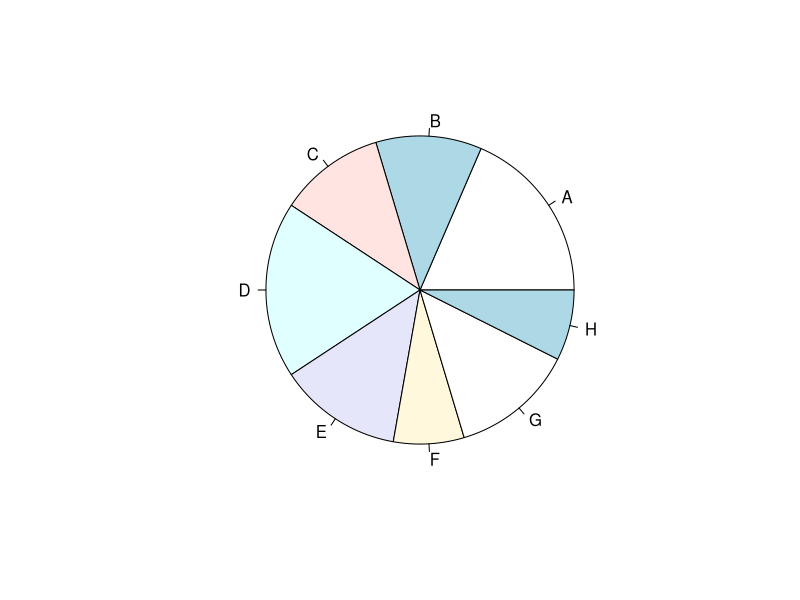
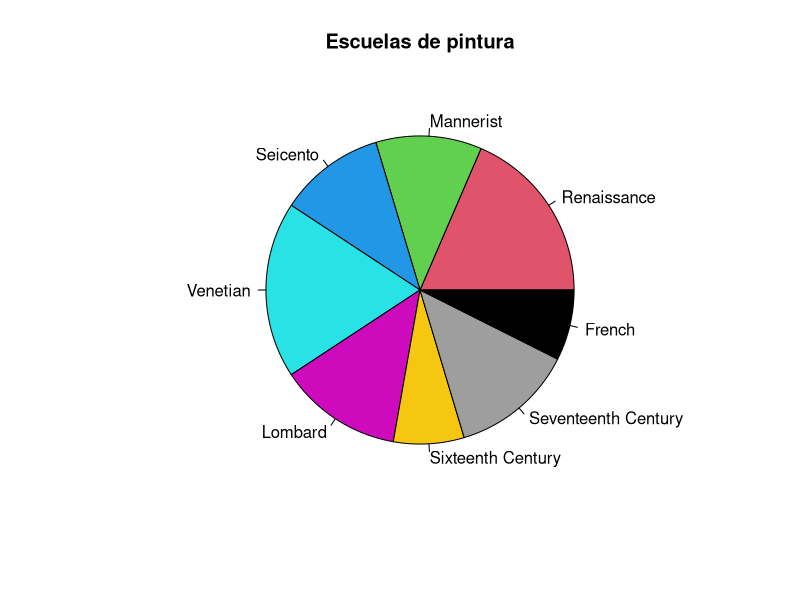

These charts were generated, in order, by the following R code:
## ---- chunk 1
library(MASS)   #cargamos la líbreria
school <- painters$School
school.freq = table(school)
school.freq

## ---- chunk 2
pie(school.freq)

## ---- chunk 3

##Creamos un vector con colores para cada rectángulo
colors <- c(2, 3, 4, 5, 6, 7, 8, 9)
##Creamos un vector con los nombres de las escuelas
names <- c("Renaissance", "Mannerist", "Seicento", "Venetian", 
           "Lombard", "Sixteenth Century", "Seventeenth Century", 
           "French")
pie(x = school.freq, labels = names, col = colors, main = "Escuelas de pintura")

